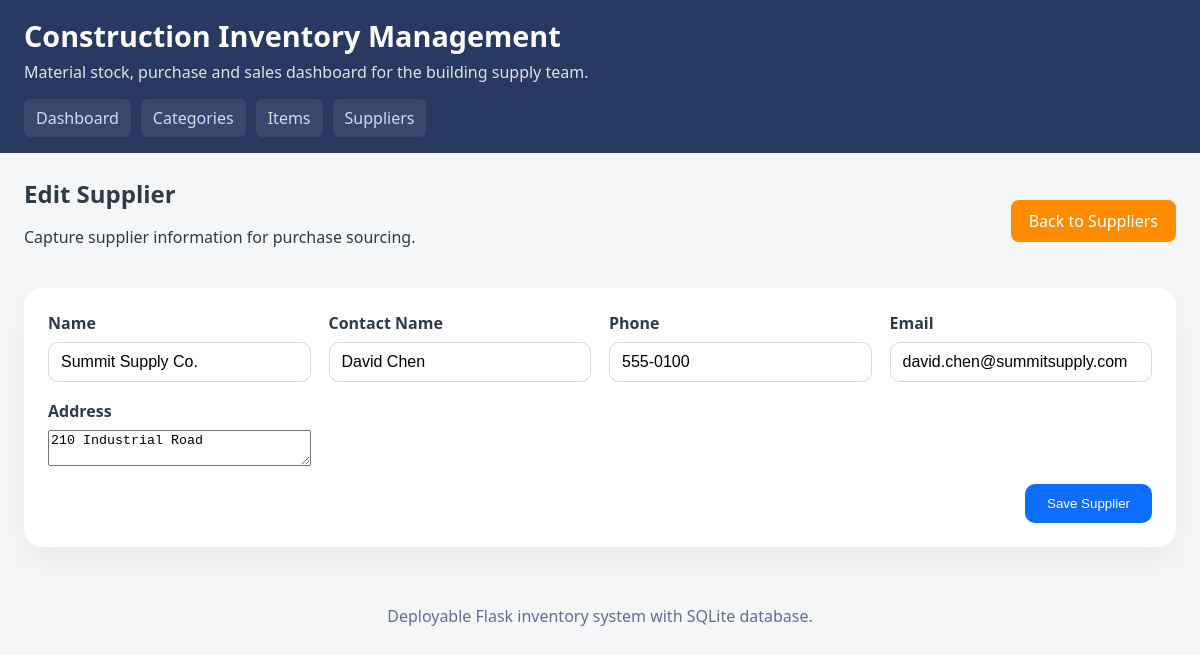
Page /suppliers/edit/1 on the committed database.
### tables this page shows
CREATE TABLE suppliers (
        supplier_id INTEGER PRIMARY KEY AUTOINCREMENT,
        name TEXT NOT NULL UNIQUE,
        contact_name TEXT,
        phone TEXT,
        email TEXT,
        address TEXT
    );

### app.py (the view, shortened to what this page needs)
@app.route('/suppliers/edit/<int:supplier_id>', methods=['GET', 'POST'])
def supplier_edit(supplier_id):
    supplier = query_db('SELECT * FROM suppliers WHERE supplier_id = ?', (supplier_id,), one=True)
    if not supplier:
        flash('Supplier not found.', 'danger')
        return redirect(url_for('supplier_list'))
    return render_template('supplier_form.html', supplier=supplier)

### app.py (called while the page is built)
def get_db():
    db = getattr(g, '_database', None)
    if db is None:
        db = g._database = sqlite3.connect(DB_PATH)
        db.row_factory = sqlite3.Row
    return db

def query_db(query, args=(), one=False):
    cur = get_db().execute(query, args)
    rv = cur.fetchall()
    cur.close()
    return (rv[0] if rv else None) if one else rv

@app.teardown_appcontext
def close_connection(exception):
    db = getattr(g, '_database', None)
    if db is not None:
        db.close()

### templates/supplier_form.html
{% extends 'base.html' %}
{% block content %}
<section class="page-header">
    <div>
        <h2>{{ 'Edit Supplier' if supplier else 'Add New Supplier' }}</h2>
        <p>Capture supplier information for purchase sourcing.</p>
    </div>
    <a class="button" href="{{ url_for('supplier_list') }}">Back to Suppliers</a>
</section>
<form method="post" class="form-grid">
    <label>Name<input name="name" value="{{ supplier.name if supplier else '' }}" required></label>
    <label>Contact Name<input name="contact_name" value="{{ supplier.contact_name if supplier else '' }}"></label>
    <label>Phone<input name="phone" value="{{ supplier.phone if supplier else '' }}"></label>
    <label>Email<input type="email" name="email" value="{{ supplier.email if supplier else '' }}"></label>
    <label>Address<textarea name="address">{{ supplier.address if supplier else '' }}</textarea></label>
    <div class="form-actions">
        <button type="submit">{{ 'Save Supplier' if supplier else 'Create Supplier' }}</button>
    </div>
</form>
{% endblock %}

### static/styles.css (style rules this page uses)
* { box-sizing: border-box; }
body { margin: 0; font-family: 'Segoe UI', Tahoma, Geneva, Verdana, sans-serif; background: #f4f6f8; color: #2e3a46; }
.page-header, .dashboard, .summary-tables { margin-bottom: 24px; }
.page-header { display: flex; justify-content: space-between; flex-wrap: wrap; align-items: center; gap: 16px; }
.page-header h2 { margin: 0; }
.button { display:inline-block; background:#ff8c00; color:#fff; text-decoration:none; padding: 10px 18px; border-radius:8px; transition: background .2s ease; }
.form-grid { display:grid; grid-template-columns: repeat(auto-fit,minmax(240px,1fr)); gap:18px; background:#fff; padding:24px; border-radius:18px; box-shadow:0 14px 32px rgba(0,0,0,0.05); }
label { display:flex; flex-direction:column; gap:8px; font-weight:600; }
input, select { padding: 10px 12px; border-radius:10px; border:1px solid #d4d8e2; font-size:1rem; }
.form-actions { grid-column: 1 / -1; display:flex; justify-content:flex-end; }
.form-actions button { background:#0d6efd; color:#fff; border:none; padding:12px 22px; border-radius:10px; cursor:pointer; }

### rows in the picture
suppliers: name "Summit Supply Co.", contact_name "David Chen", phone "555-0100", email "david.chen@summitsupply.com", address "210 Industrial Road"

### other values in the picture
{{ 'Edit Supplier' if supplier else 'Add New Supplier' }} "Edit Supplier"
{{ 'Save Supplier' if supplier else 'Create Supplier' }} "Save Supplier"
